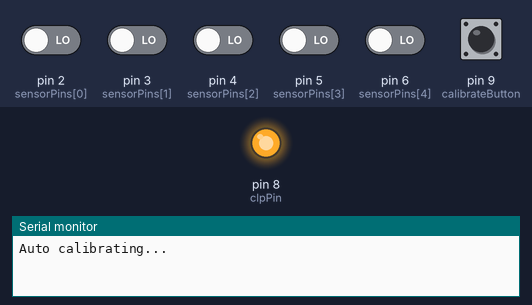
A sketch run on a simulated Arduino Uno, built with avr-gcc and run on an emulated ATmega328P. Parts: output pins drawn as LEDs (lit = HIGH), the last lines printed to the serial monitor. Dashed ring = blinking. The test bench sets the inputs (shaded band); at power-on: pin 9 (calibrateButton) HIGH, pin 2 (sensorPins[0]), pin 3 (sensorPins[1]), pin 4 (sensorPins[2]), pin 5 (sensorPins[3]), pin 6 (sensorPins[4]) LOW.

Above: at 0.1 s.
At 1.7 s:
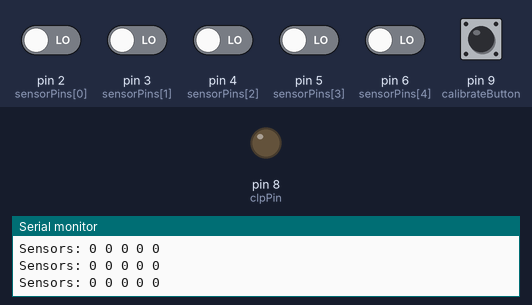
1.8 s: pin 9 (calibrateButton) pulled LOW for 1 s
At 2.2 s:
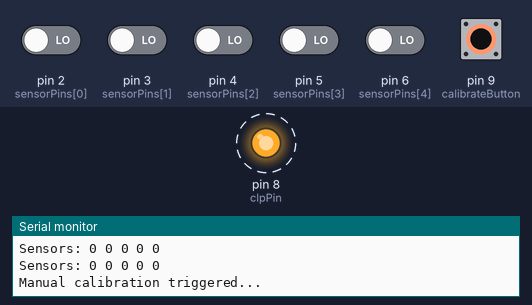
Timing chart, 0 to 4.8 s (numbered marks = the images above; inputs shaded):
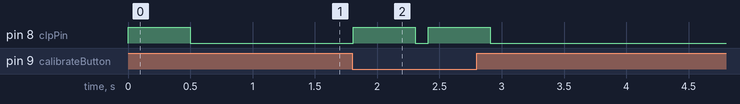

Measured:
- after the input at 1.8 s, pin 8 (clpPin): alternates HIGH for 0.50 s and LOW for 0.10 s, 4 changes in all, then stays LOW, starting at once

The sketch:

BFDcalibration.ino
```cpp
const int sensorPins[5] = {2, 3, 4, 5, 6};  // D0 to D5 of BFD-1000
const int clpPin = 8;  // Calibration pin
const int calibrateButton = 9;  // Optional: push button for manual calibration


void setup() {
  Serial.begin(9600);

  // Sensor inputs
  for (int i = 0; i < 5; i++) {
    pinMode(sensorPins[i], INPUT);
  }

  // CLP and calibration button
  pinMode(clpPin, OUTPUT);

  digitalWrite(clpPin, LOW);  // default LOW

  pinMode(calibrateButton, INPUT_PULLUP);  // Active LOW button

  // Optional auto calibration at startup:
  Serial.println("Auto calibrating...");
  calibrateSensors();
}

void loop() {
  // Manual calibration via button
  if (digitalRead(calibrateButton) == LOW) {
    Serial.println("Manual calibration triggered...");
    calibrateSensors();
  }

  // Read and print sensor values
  Serial.print("Sensors: ");
  for (int i = 0; i < 5; i++) {
    int val = digitalRead(sensorPins[i]);
    Serial.print(val);
    Serial.print(" ");
  }
  Serial.println();
  delay(100);
}

void calibrateSensors() {
  digitalWrite(clpPin, HIGH);
  delay(500);  // Hold CLP high for 0.5s
  digitalWrite(clpPin, LOW);
  Serial.println("Calibration complete.");
}
```
